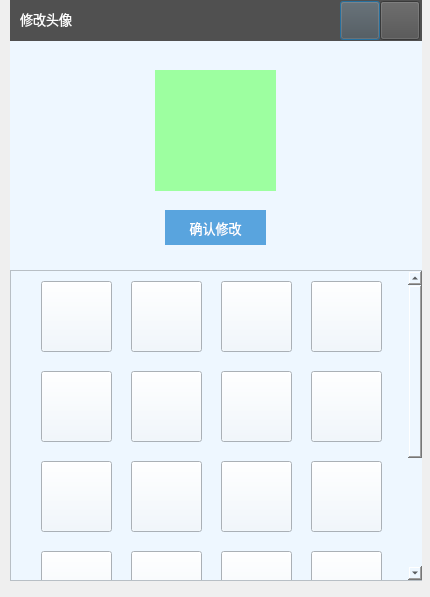
<?xml version="1.0" encoding="UTF-8"?>
<ui version="4.0">
 <class>inform</class>
 <widget class="QDialog" name="inform">
  <property name="geometry">
   <rect>
    <x>0</x>
    <y>0</y>
    <width>430</width>
    <height>597</height>
   </rect>
  </property>
  <property name="windowTitle">
   <string>Dialog</string>
  </property>
  <widget class="QWidget" name="widget_2" native="true">
   <property name="geometry">
    <rect>
     <x>10</x>
     <y>0</y>
     <width>412</width>
     <height>581</height>
    </rect>
   </property>
   <property name="styleSheet">
    <string notr="true">background-color: rgb(238, 247, 255);</string>
   </property>
   <widget class="QLabel" name="label_16">
    <property name="geometry">
     <rect>
      <x>0</x>
      <y>0</y>
      <width>413</width>
      <height>41</height>
     </rect>
    </property>
    <property name="styleSheet">
     <string notr="true">background-color: rgb(80, 80, 80);</string>
    </property>
    <property name="text">
     <string/>
    </property>
   </widget>
   <widget class="QPushButton" name="Minimize">
    <property name="geometry">
     <rect>
      <x>330</x>
      <y>1</y>
      <width>40</width>
      <height>39</height>
     </rect>
    </property>
    <property name="styleSheet">
     <string notr="true">QPushButton{border-image: url(:/image/close.png);background:rgb(80, 80, 80);}
QPushButton:hover{background: rgb(207, 0, 0);}</string>
    </property>
    <property name="text">
     <string/>
    </property>
    <property name="icon">
     <iconset resource="resource.qrc">
      <normaloff>:/icon/minimum2.png</normaloff>:/icon/minimum2.png</iconset>
    </property>
    <property name="iconSize">
     <size>
      <width>50</width>
      <height>50</height>
     </size>
    </property>
   </widget>
   <widget class="QLabel" name="label_17">
    <property name="geometry">
     <rect>
      <x>10</x>
      <y>-6</y>
      <width>101</width>
      <height>51</height>
     </rect>
    </property>
    <property name="font">
     <font>
      <family>微软雅黑</family>
      <pointsize>10</pointsize>
     </font>
    </property>
    <property name="styleSheet">
     <string notr="true">background:transparent;</string>
    </property>
    <property name="text">
     <string>&lt;html&gt;&lt;head/&gt;&lt;body&gt;&lt;p&gt;&lt;span style=&quot; color:#fcfcfc;&quot;&gt;修改头像&lt;/span&gt;&lt;/p&gt;&lt;/body&gt;&lt;/html&gt;</string>
    </property>
   </widget>
   <widget class="QPushButton" name="close">
    <property name="geometry">
     <rect>
      <x>370</x>
      <y>1</y>
      <width>40</width>
      <height>39</height>
     </rect>
    </property>
    <property name="styleSheet">
     <string notr="true">QPushButton{border-image: url(:/image/minimum.png);background:rgb(80, 80, 80);}
QPushButton:hover{background: rgb(100, 100, 100);}</string>
    </property>
    <property name="text">
     <string/>
    </property>
    <property name="icon">
     <iconset resource="resource.qrc">
      <normaloff>:/icon/close2.png</normaloff>:/icon/close2.png</iconset>
    </property>
    <property name="iconSize">
     <size>
      <width>50</width>
      <height>50</height>
     </size>
    </property>
   </widget>
   <widget class="QLabel" name="touxiang">
    <property name="geometry">
     <rect>
      <x>145</x>
      <y>70</y>
      <width>121</width>
      <height>121</height>
     </rect>
    </property>
    <property name="styleSheet">
     <string notr="true">background-color: rgb(157, 255, 160);</string>
    </property>
    <property name="text">
     <string/>
    </property>
   </widget>
   <widget class="QScrollArea" name="scrollArea">
    <property name="geometry">
     <rect>
      <x>0</x>
      <y>270</y>
      <width>413</width>
      <height>311</height>
     </rect>
    </property>
    <property name="minimumSize">
     <size>
      <width>413</width>
      <height>311</height>
     </size>
    </property>
    <property name="styleSheet">
     <string notr="true">background-color: rgb(238, 247, 255);</string>
    </property>
    <property name="horizontalScrollBarPolicy">
     <enum>Qt::ScrollBarAlwaysOff</enum>
    </property>
    <property name="widgetResizable">
     <bool>true</bool>
    </property>
    <widget class="QWidget" name="scrollAreaWidgetContents">
     <property name="geometry">
      <rect>
       <x>0</x>
       <y>0</y>
       <width>411</width>
       <height>500</height>
      </rect>
     </property>
     <property name="minimumSize">
      <size>
       <width>411</width>
       <height>500</height>
      </size>
     </property>
     <widget class="QPushButton" name="pic_1">
      <property name="geometry">
       <rect>
        <x>30</x>
        <y>10</y>
        <width>71</width>
        <height>71</height>
       </rect>
      </property>
      <property name="styleSheet">
       <string notr="true">border-image: url(:/touxiang/beizi.jpg);</string>
      </property>
      <property name="text">
       <string/>
      </property>
     </widget>
     <widget class="QPushButton" name="pic_2">
      <property name="geometry">
       <rect>
        <x>120</x>
        <y>10</y>
        <width>71</width>
        <height>71</height>
       </rect>
      </property>
      <property name="styleSheet">
       <string notr="true">border-image: url(:/touxiang/blownbear.jpg);</string>
      </property>
      <property name="text">
       <string/>
      </property>
     </widget>
     <widget class="QPushButton" name="pic_3">
      <property name="geometry">
       <rect>
        <x>210</x>
        <y>10</y>
        <width>71</width>
        <height>71</height>
       </rect>
      </property>
      <property name="styleSheet">
       <string notr="true">border-image: url(:/touxiang/panda.jpg);</string>
      </property>
      <property name="text">
       <string/>
      </property>
     </widget>
     <widget class="QPushButton" name="pic_4">
      <property name="geometry">
       <rect>
        <x>300</x>
        <y>10</y>
        <width>71</width>
        <height>71</height>
       </rect>
      </property>
      <property name="styleSheet">
       <string notr="true">border-image: url(:/touxiang/icebear.jpg);</string>
      </property>
      <property name="text">
       <string/>
      </property>
     </widget>
     <widget class="QPushButton" name="pic_5">
      <property name="geometry">
       <rect>
        <x>30</x>
        <y>100</y>
        <width>71</width>
        <height>71</height>
       </rect>
      </property>
      <property name="styleSheet">
       <string notr="true">border-image: url(:/touxiang/dog.jpg);</string>
      </property>
      <property name="text">
       <string/>
      </property>
     </widget>
     <widget class="QPushButton" name="pic_6">
      <property name="geometry">
       <rect>
        <x>120</x>
        <y>100</y>
        <width>71</width>
        <height>71</height>
       </rect>
      </property>
      <property name="styleSheet">
       <string notr="true">border-image: url(:/touxiang/duolaameng.jpg);</string>
      </property>
      <property name="text">
       <string/>
      </property>
     </widget>
     <widget class="QPushButton" name="pic_7">
      <property name="geometry">
       <rect>
        <x>210</x>
        <y>100</y>
        <width>71</width>
        <height>71</height>
       </rect>
      </property>
      <property name="styleSheet">
       <string notr="true">border-image: url(:/touxiang/fenhongbao.jpg);</string>
      </property>
      <property name="text">
       <string/>
      </property>
     </widget>
     <widget class="QPushButton" name="pic_8">
      <property name="geometry">
       <rect>
        <x>300</x>
        <y>100</y>
        <width>71</width>
        <height>71</height>
       </rect>
      </property>
      <property name="styleSheet">
       <string notr="true">border-image: url(:/touxiang/girl.jpg);</string>
      </property>
      <property name="text">
       <string/>
      </property>
     </widget>
     <widget class="QPushButton" name="pic_9">
      <property name="geometry">
       <rect>
        <x>30</x>
        <y>190</y>
        <width>71</width>
        <height>71</height>
       </rect>
      </property>
      <property name="styleSheet">
       <string notr="true">border-image: url(:/touxiang/girl2.jpg);</string>
      </property>
      <property name="text">
       <string/>
      </property>
     </widget>
     <widget class="QPushButton" name="pic_10">
      <property name="geometry">
       <rect>
        <x>120</x>
        <y>190</y>
        <width>71</width>
        <height>71</height>
       </rect>
      </property>
      <property name="styleSheet">
       <string notr="true">border-image: url(:/touxiang/girl3.jpg);</string>
      </property>
      <property name="text">
       <string/>
      </property>
     </widget>
     <widget class="QPushButton" name="pic_11">
      <property name="geometry">
       <rect>
        <x>210</x>
        <y>190</y>
        <width>71</width>
        <height>71</height>
       </rect>
      </property>
      <property name="styleSheet">
       <string notr="true">border-image: url(:/touxiang/girl4.jpg);</string>
      </property>
      <property name="text">
       <string/>
      </property>
     </widget>
     <widget class="QPushButton" name="pic_12">
      <property name="geometry">
       <rect>
        <x>300</x>
        <y>190</y>
        <width>71</width>
        <height>71</height>
       </rect>
      </property>
      <property name="styleSheet">
       <string notr="true">border-image: url(:/touxiang/haimianbob.jpg);</string>
      </property>
      <property name="text">
       <string/>
      </property>
     </widget>
     <widget class="QPushButton" name="pic_13">
      <property name="geometry">
       <rect>
        <x>30</x>
        <y>280</y>
        <width>71</width>
        <height>71</height>
       </rect>
      </property>
      <property name="styleSheet">
       <string notr="true">border-image: url(:/touxiang/paidaxing.jpg);</string>
      </property>
      <property name="text">
       <string/>
      </property>
     </widget>
     <widget class="QPushButton" name="pic_14">
      <property name="geometry">
       <rect>
        <x>120</x>
        <y>280</y>
        <width>71</width>
        <height>71</height>
       </rect>
      </property>
      <property name="styleSheet">
       <string notr="true">border-image: url(:/touxiang/pig.jpg);</string>
      </property>
      <property name="text">
       <string/>
      </property>
     </widget>
     <widget class="QPushButton" name="pic_15">
      <property name="geometry">
       <rect>
        <x>210</x>
        <y>280</y>
        <width>71</width>
        <height>71</height>
       </rect>
      </property>
      <property name="styleSheet">
       <string notr="true">border-image: url(:/touxiang/shuaya.jpg);</string>
      </property>
      <property name="text">
       <string/>
      </property>
     </widget>
     <widget class="QPushButton" name="pic_16">
      <property name="geometry">
       <rect>
        <x>300</x>
        <y>280</y>
        <width>71</width>
        <height>71</height>
       </rect>
      </property>
      <property name="styleSheet">
       <string notr="true">border-image: url(:/touxiang/tom.jpg);</string>
      </property>
      <property name="text">
       <string/>
      </property>
     </widget>
     <widget class="QPushButton" name="pic_17">
      <property name="geometry">
       <rect>
        <x>30</x>
        <y>370</y>
        <width>71</width>
        <height>71</height>
       </rect>
      </property>
      <property name="styleSheet">
       <string notr="true">border-image: url(:/touxiang/xiaowanzi.jpg);</string>
      </property>
      <property name="text">
       <string/>
      </property>
     </widget>
     <widget class="QPushButton" name="pic_18">
      <property name="geometry">
       <rect>
        <x>120</x>
        <y>370</y>
        <width>71</width>
        <height>71</height>
       </rect>
      </property>
      <property name="styleSheet">
       <string notr="true">border-image: url(:/touxiang/xiaoxin.jpg);</string>
      </property>
      <property name="text">
       <string/>
      </property>
     </widget>
     <widget class="QPushButton" name="pic_19">
      <property name="geometry">
       <rect>
        <x>210</x>
        <y>370</y>
        <width>71</width>
        <height>71</height>
       </rect>
      </property>
      <property name="styleSheet">
       <string notr="true">border-image: url(:/touxiang/yazi.jpg);</string>
      </property>
      <property name="text">
       <string/>
      </property>
     </widget>
     <widget class="QPushButton" name="pic_20">
      <property name="geometry">
       <rect>
        <x>300</x>
        <y>370</y>
        <width>71</width>
        <height>71</height>
       </rect>
      </property>
      <property name="styleSheet">
       <string notr="true">border-image: url(:/touxiang/Simpson.jpg);</string>
      </property>
      <property name="text">
       <string/>
      </property>
     </widget>
    </widget>
   </widget>
   <widget class="QPushButton" name="changeTouXiang">
    <property name="geometry">
     <rect>
      <x>155</x>
      <y>210</y>
      <width>101</width>
      <height>35</height>
     </rect>
    </property>
    <property name="font">
     <font>
      <family>微软雅黑</family>
      <pointsize>10</pointsize>
     </font>
    </property>
    <property name="styleSheet">
     <string notr="true">QPushButton{border-style:none;background: rgb(89, 164, 222);color: rgb(255, 255, 255);}
QPushButton:hover{background:rgb(100, 178, 232);color: rgb(255, 255, 255);}</string>
    </property>
    <property name="text">
     <string>确认修改</string>
    </property>
   </widget>
   <widget class="QLabel" name="touxiangPath">
    <property name="geometry">
     <rect>
      <x>290</x>
      <y>120</y>
      <width>107</width>
      <height>28</height>
     </rect>
    </property>
    <property name="text">
     <string/>
    </property>
   </widget>
   <zorder>label_16</zorder>
   <zorder>Minimize</zorder>
   <zorder>close</zorder>
   <zorder>touxiang</zorder>
   <zorder>scrollArea</zorder>
   <zorder>changeTouXiang</zorder>
   <zorder>label_17</zorder>
   <zorder>touxiangPath</zorder>
  </widget>
 </widget>
 <resources>
  <include location="resource.qrc"/>
 </resources>
 <connections/>
</ui>
